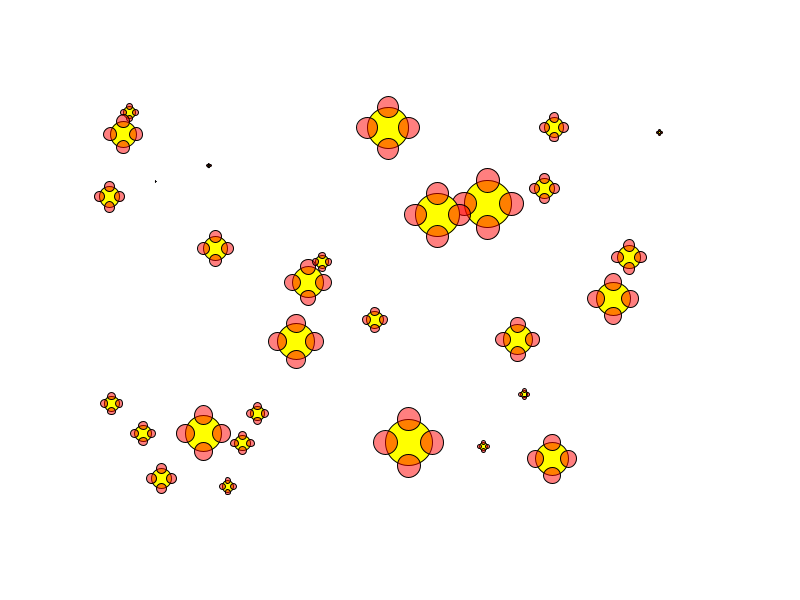
Frame 1 (no input)
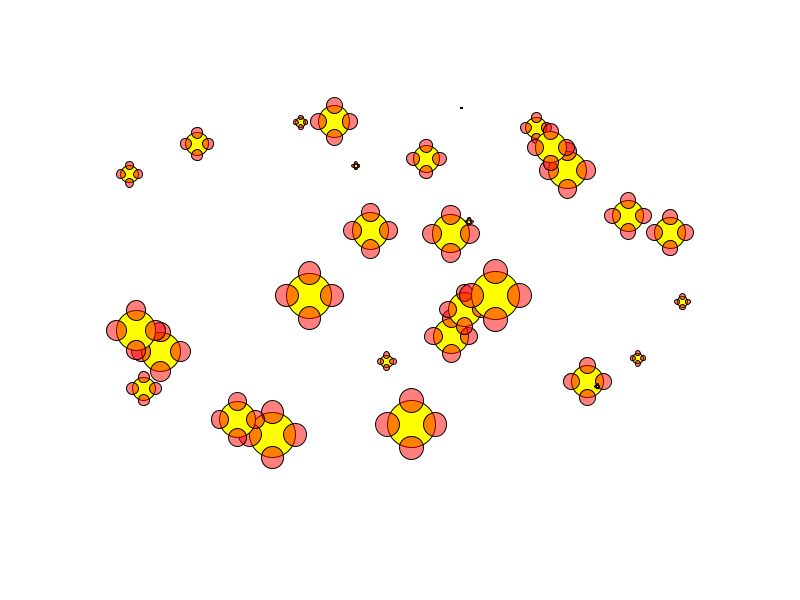
Frame 2 (the mouse pressed at the canvas centre, redrawn once)

The Processing sketch that drew these frames (run headless with seeded random() and noise(); the mouse was pressed at the canvas centre and the sketch redrawn once):

// Processing sketch: Codigo
// ── Codigo.pde
void setup(){
  size(800,600);
  noLoop();
}

void draw(){
  background(255);
  
  
  for (int i =0; i<30; i++){
    flower(random(100,700),random(100,500),random(50));
  }
  
}

void flower(float x, float y,float d){
  
  fill(255,255,0);
  circle(x,y,d);
  fill(255,0,0,128);
  circle(x,y-d/2,d/2);
  circle(x-d/2,y,d/2);
  circle(x,y+d/2,d/2);
  circle(x+d/2,y,d/2);
  
}
